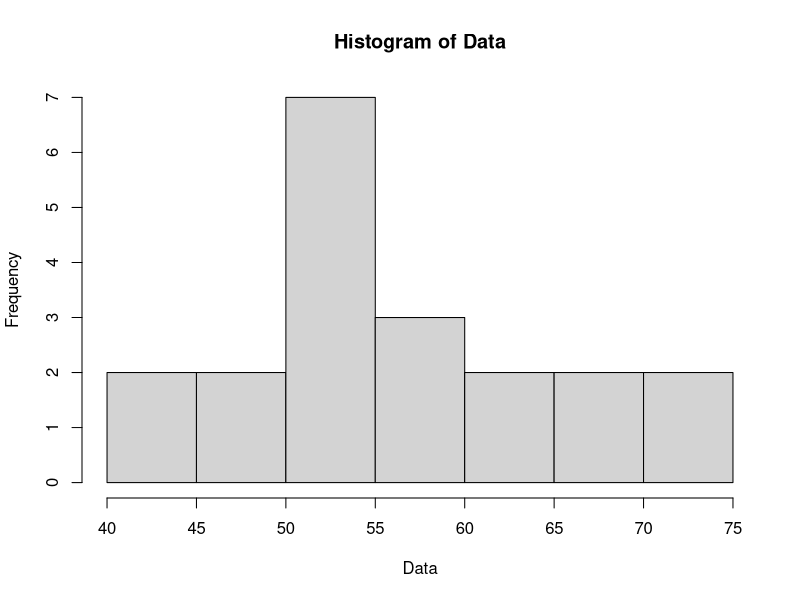
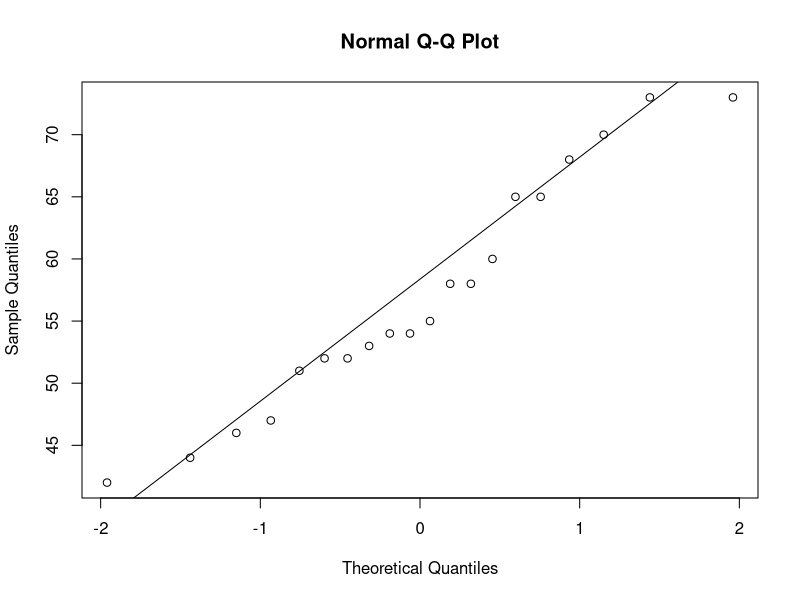
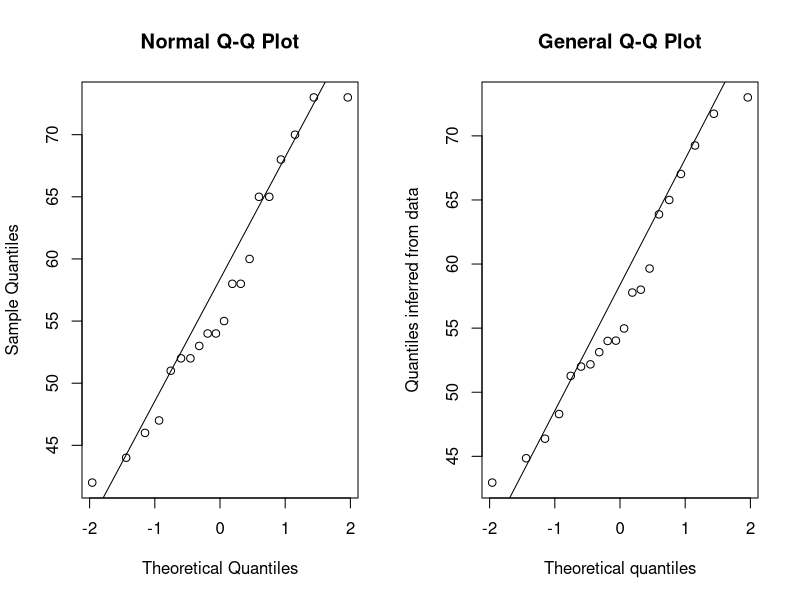
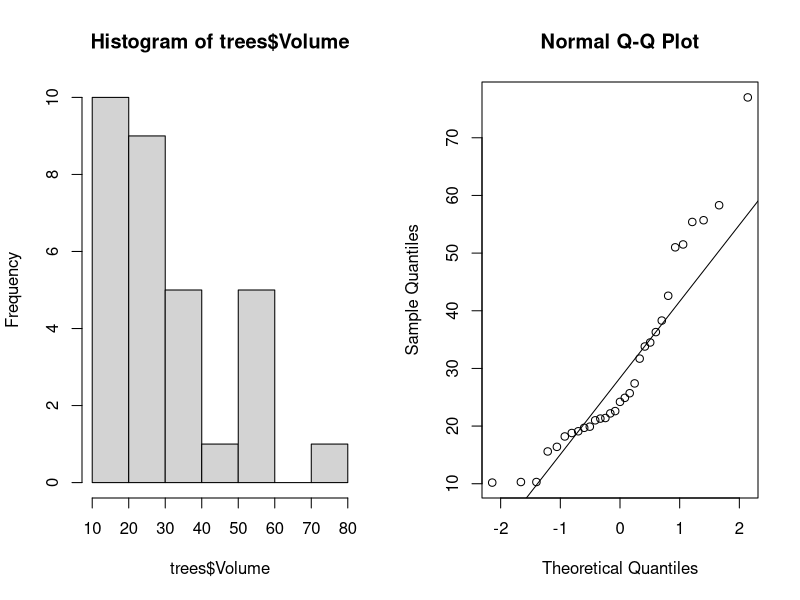
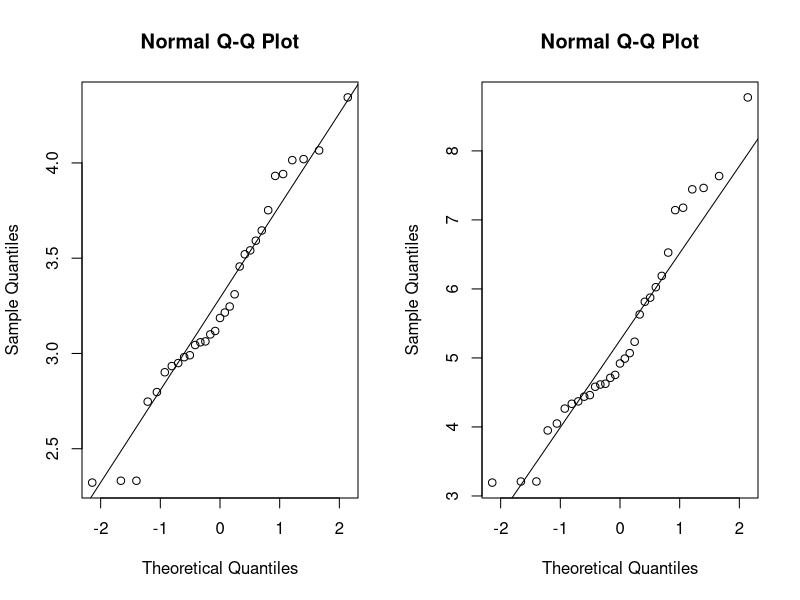
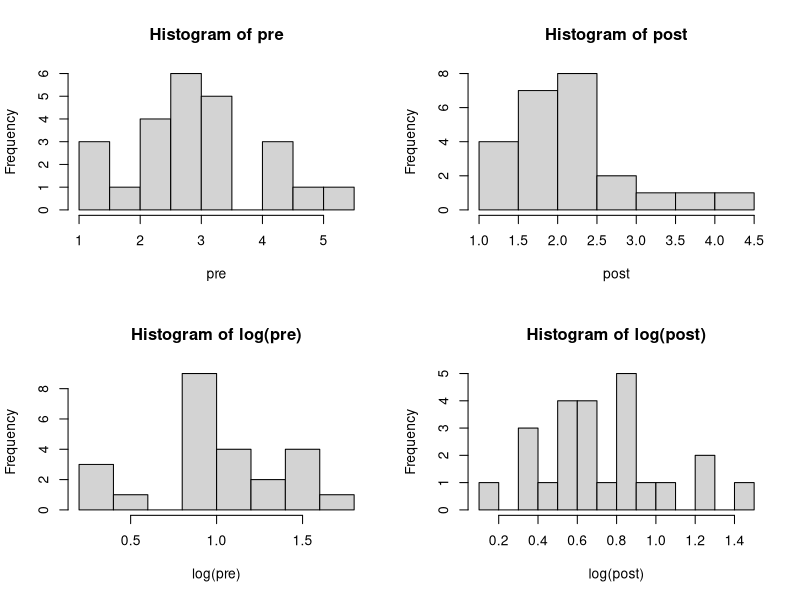
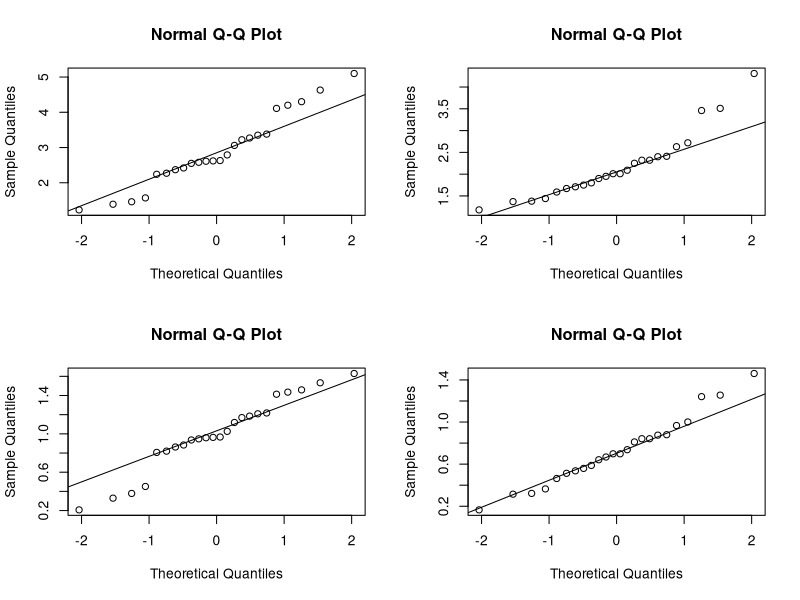

The R script that drew these images, in order:
## ---- chunk 1
knitr::opts_chunk$set(echo = TRUE)
## ---- chunk 2

Placebo = c(54,51,58,44,55,52,42,47,58,46)
Drug = c(54,73,53,70,73,68,52,65,65,60)

Data = c(Placebo, Drug)
Data_sd = sd(Data)
Data_mean = mean(Data)
hist(Data, breaks=10)
## ---- chunk 3
qqnorm(Data)
qqline(Data)
## ---- chunk 4
my_probs = ppoints(length(Data))
my_probs
my_quant = qnorm(my_probs)
my_quant
## ---- chunk 5
data_quant = quantile(Data, my_probs)
data_quant
## ---- chunk 6
par(mfrow = c(1,2))

## qqnorm plot
qqnorm(Data)
qqline(Data)

## qqplot plot
qqplot(my_quant, data_quant, 
       xlab="Theoretical quantiles", ylab="Quantiles inferred from data",
       main="General Q-Q Plot")
qqline(Data)
## ---- chunk 7
shapiro.test(Data)
## ---- chunk 8
hist(trees$Volume)
## ---- chunk 9
shapiro.test(trees$Volume)
## ---- chunk 10
qqnorm(trees$Volume)
qqline(trees$Volume)
## ---- chunk 11
par(mfrow=c(1,2))

qqnorm(log(trees$Volume))
qqline(log(trees$Volume))

qqnorm(sqrt(trees$Volume))
qqline(sqrt(trees$Volume))
## ---- chunk 12
shapiro.test(log(trees$Volume))
shapiro.test(sqrt(trees$Volume))
## ---- chunk 13
#####################################################################
# plasma triglyceride levels in the population (mg/ml)
# borderline high = 2-4 vs. normal < 2
# testing before and after diet and exercise changes (expect a decrease)
pre = c(2.55,3.38,2.37,4.11,3.27,2.58,4.20,3.22,5.10,2.62,3.06,1.23,2.27,2.24,1.39,2.63,2.61,4.30,1.46,3.35,2.79,2.42,4.63,1.57)
post = c(1.59,3.51,1.44,2.32,1.75,1.67,1.90,1.37,2.72,1.80,2.40,2.01,2.41,1.38,1.18,4.31,2.09,2.32,2.63,2.25,1.71,2.01,1.95,3.46)
#####################################################################
## ---- chunk 14

# check distributions of original data with histograms (breaks = 10)
par(mfrow=c(2,2))
hist(pre,breaks=10)
hist(post,breaks=10)

# check distributions after log-transformation
hist(log(pre),breaks=10)
hist(log(post),breaks=10)
## ---- chunk 15
par(mfrow=c(2,2))
qqnorm(pre)
qqline(pre)

qqnorm(post)
qqline(post)

qqnorm(log(pre))
qqline(log(pre))

qqnorm(log(post))
qqline(log(post))

## ---- chunk 16
# Shapiro-Wilk tests
shapiro.test(pre)
shapiro.test(post)

# Shapiro-Wilk tests
shapiro.test(log(pre))
shapiro.test(log(post))

## ---- chunk 17

## do t-tests using the original and transformed data
t.test(post,pre,paired=T)
t.test(log(post),log(pre),paired=T)
## ---- chunk 18
# ============================================================================ #
# pre-treatment -- by hand!

# compute standard error
mean_prime = mean(log(pre))
sd_prime = sqrt( sum( (log(pre) - mean_prime)^2 /(length(pre)-1)) )
se_prime = sd_prime/sqrt(length(pre))

# get t-critical
tcrit = qt(0.975,df=length(pre))
tcrit

# CI in log units
ci_pre = c(mean_prime - tcrit*se_prime, mean_prime + tcrit*se_prime)
ci_pre

# CI in original units
ci_pre_orig = exp(ci_pre)
ci_pre_orig


# ============================================================================ #
# 95%CI post-treatment -- by hand!
mean_prime = mean(log(post))
sd_prime = sqrt( sum( (log(post) - mean_prime)^2 /(length(post)-1)) )
se_prime = sd_prime/sqrt(length(post))
tcrit = qt(0.975,df=length(post))
tcrit

ci_post = c(mean_prime - tcrit*se_prime, mean_prime + tcrit*se_prime)
ci_post
ci_post_orig = exp(ci_post)
ci_post_orig
## ---- chunk 19
# ============================================================================ #
# 95%CI pre-treatment from t-test
t_pre = t.test(log(pre),mu=mean(log(pre)))
t_pre
ci95_pre_log = t_pre$conf.int[1:2]
ci95_pre_log
ci95_pre = exp(ci95_pre_log)
ci95_pre

# ============================================================================ #
# 95%CI post-treatment from t-test
t_post = t.test(log(post),mu=mean(log(pre)))
t_post
ci95_post_log = t_post$conf.int[1:2]
ci95_post = exp(ci95_post_log)
ci95_post_log
ci95_post
